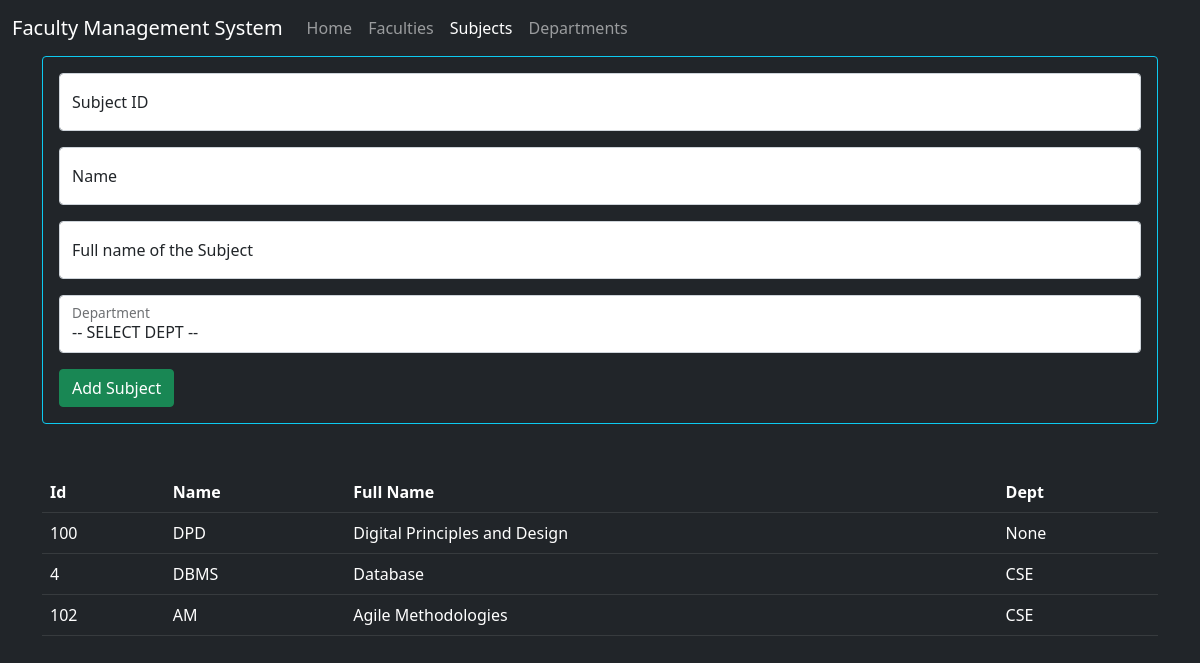
/subjects/, run on the app's committed database.
### main/models.py (models this page shows, shortened)
class Subject(models.Model):
    subId=models.IntegerField()
    name=models.CharField(max_length=10)
    fname=models.CharField(max_length=100, null=True)
    dept=models.ForeignKey(Dept, on_delete=models.SET_NULL, null=True)

class Dept(models.Model):
    deptId=models.IntegerField()
    name=models.CharField(max_length=10)
    fname=models.CharField(max_length=100)
    def __str__(self):
        return self.name

### main/views.py (the view)
# urls.py: path('subjects/', views.subs, name='subs'),
def subs(request):
    if(request.method=='POST'):
        name=request.POST['name']
        sid=request.POST['sid']
        fname=request.POST['fname']
        tdept=Dept.objects.get(id=request.POST['dept'])
        ins=Subject(subId=sid, name=name, fname=fname, dept=tdept)
        ins.save()
        dept=Dept.objects.all()
        subs=Subject.objects.all()
        context={'dept':dept, 'subs':subs}
        return render(request, 'allSubs.html', context)
    else:
        dept=Dept.objects.all()
        subs=Subject.objects.all()
        context={'dept':dept, 'subs':subs}
        return render(request, 'allSubs.html', context)

### templates/allSubs.html (shortened to what this page needs)
<!doctype html>
<html lang="en">
  <head>
    <link href="https://cdn.jsdelivr.net/npm/bootstrap@5.1.3/dist/css/bootstrap.min.css" rel="stylesheet">
  </head>
  <body class="bg-dark text-light">
    <nav class="navbar navbar-expand-lg navbar-dark bg-dark">
      <div class="container-fluid">
        <a class="navbar-brand" href="/">Faculty Management System</a>
        <div class="collapse navbar-collapse" id="navbarSupportedContent">
          <ul class="navbar-nav me-auto mb-2 mb-lg-0">
            <li class="nav-item">
              <a class="nav-link" href="/">Home</a>
            </li>
            <li class="nav-item">
              <a class="nav-link" aria-current="page" href="{% url 'allFac' %}">Faculties</a>
            </li>
            <li class="nav-item">
              <a class="nav-link active" aria-current="page" href="{% url 'subs' %}">Subjects</a>
            </li>
            <li class="nav-item">
              <a class="nav-link" aria-current="page" href="{% url 'depts' %}">Departments</a>
            </li>
          </ul>
        </div>
      </div>
    </nav>
    <div class="container">
        <div class="card bg-dark text-light border-info">
            <div class="card-body">
                <form class="text-dark" action="/subjects/" method="POST">
                    <div class="form-floating mb-3">
                        <input type="number" class="form-control" name="sid" id="sid" placeholder="name@example.com">
                        <label for="sid">Subject ID</label>
                    </div>
                    <div class="form-floating mb-3">
                        <input type="text" class="form-control" name="name" id="name" placeholder="name@example.com">
                        <label for="name">Name</label>
                    </div>
                    <div class="form-floating mb-3">
                        <input type="text" class="form-control" name="fname" id="fname" placeholder="name@example.com">
                        <label for="fname">Full name of the Subject</label>
                    </div>
                    <div class="form-floating mb-3">
                        <select class="form-control" name="dept" id="dept">
                            <option value="00">-- SELECT DEPT --</option>
                        </select>
                        <label for="fid">Department</label>
                    </div>
                    <input type="submit" value="Add Subject" class="btn btn-success">
                </form>
            </div>
        </div>
        <br><br>
        <div class="table-responsive">
            <table class="table table-dark table-hover table-stripped">
                <tr>
                    <th>Id</th>
                    <th>Name</th>
                    <th>Full Name</th>
                    <th>Dept</th>
                </tr>
                {% for sub in subs %}
                <tr>
                  <td>{{sub.subId}}</td>
                  <td>{{sub.name}}</td>
                  <td>{{sub.fname}}</td>
                  <td>{{sub.dept}}</td>
                </tr>
                {% endfor %}
            </table>
        </div>
    </div>
  </body>
</html>

### data on the page
Subject: subId "100", name "DPD", fname "Digital Principles and Design", dept "None"
Subject: subId "4", name "DBMS", fname "Database", dept "CSE"
Subject: subId "102", name "AM", fname "Agile Methodologies", dept "CSE"
